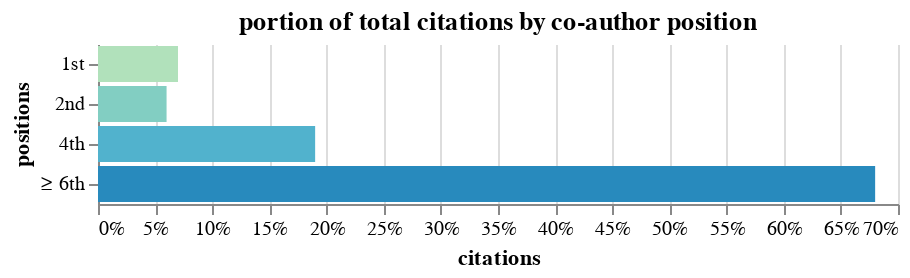

The notebook cell saved with this chart:
### Markdown cell above
# Plot w/ Altair

### Code cell
def bar_chart(df):
    return alt.Chart(df).mark_bar().encode(
        alt.X('citations', axis=alt.Axis(format='%')),
        alt.Y('positions', sort=None),
        color=alt.Color(
            "positions", 
            scale=alt.Scale(scheme="greenblue"), 
            legend=None
            )
        ).properties(
            title='portion of total citations by co-author position'
        ).configure_axisX(
            labelAngle=0
        ).configure_view(
            strokeWidth=0
        )


bar_chart(percents_df).display()

### Figure 1 — Vega-Lite specification as saved in the notebook (floating-point values rounded to 4 significant figures)
{"config": {"view": {"continuousWidth": 400, "continuousHeight": 300, "strokeWidth": 0}, "axisX": {"labelAngle": 0}}, "data": {"name": "data-5a0fd1ad013edd767f51b1658f65aac6"}, "mark": "bar", "encoding": {"color": {"type": "nominal", "field": "positions", "legend": null, "scale": {"scheme": "greenblue"}}, "x": {"type": "quantitative", "axis": {"format": "%"}, "field": "citations"}, "y": {"type": "nominal", "field": "positions", "sort": null}}, "title": "portion of total citations by co-author position", "$schema": "https://vega.github.io/schema/vega-lite/v4.0.2.json", "datasets": {"data-5a0fd1ad013edd767f51b1658f65aac6": [{"positions": "1st", "citations": 0.07}, {"positions": "2nd", "citations": 0.06}, {"positions": "4th", "citations": 0.19}, {"positions": "≥ 6th", "citations": 0.68}]}}
